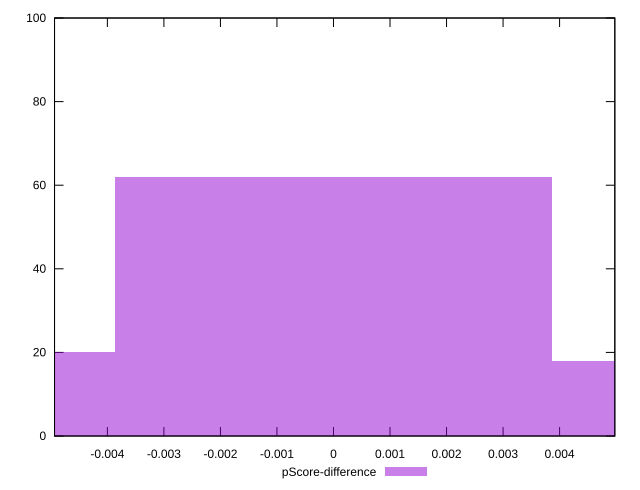

This chart was generated by the following gnuplot code:
reset

$pScoreDifference <<EOF
0 62
-0.007732398076491987 20
0.007732398076491987 18
EOF

set key outside below
set boxwidth 0.007732398076491987
set xrange [-0.00493473587589921:0.004976970085493915]
set yrange [0:100]
set trange [0:100]
set style fill transparent solid 0.5 noborder
set terminal svg size 640, 490 enhanced background rgb 'white'
set output "report_00019_2021-02-10T18-14-37.922Z//first-meaningful-paint/samples/pages/pScore-difference/histogram.svg"

plot $pScoreDifference title "pScore-difference" with boxes

reset
